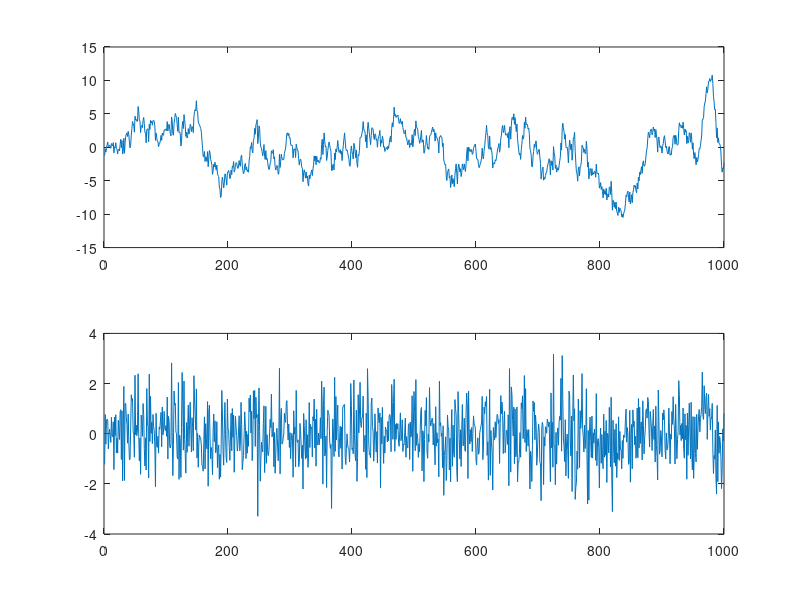
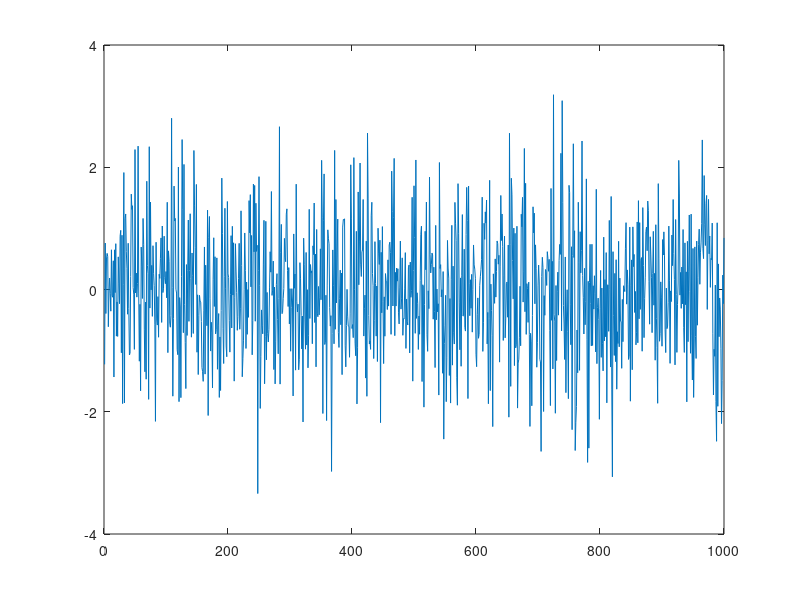

Reproduce these figures in MATLAB, in order.
clc
clear all
close all

M = 1000; 
p = 3 ;
a = [0.8; 0.1; 0.05];
randn ('state',0) %resets the generator to its initial state.
e = randn(M, 1);
s = filter(1, [ 1 ; -a ], e);
subplot(2, 1, 1), plot(s);
subplot(2, 1, 2), plot(e)
r = zeros(p+1, 1);
for t=0 : p
    for m = 0 :M-1-t
        r(t+1) = r(t+1) + s(m+1)*s(m+t+1);
    end
end
% this is equivalent to
% [r2] = xcorr(s,p);
% r = r2(p+1: end);

R = toeplitz(r(1:p));
aest = R^(-1)*r(2:p+1);
% this is equivalent to
% aest = levinson(r,p);
% aest = -aest(2:end);

eres = filter([1 ; -aest], 1, s);
figure, plot(eres)
mean(eres.^2)
